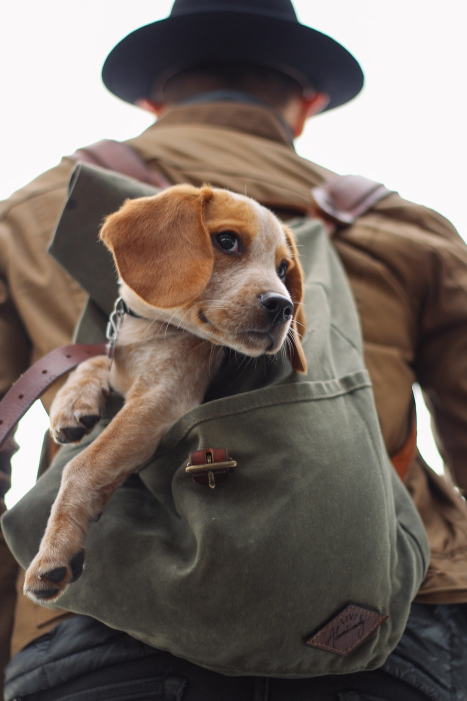
#> input picture DATA/dog_backpack.jpg, 934 x 1401 px (shown at 1/2 size)
$ jupyter execute 'Session 7 - Image Basics Assessment.ipynb'
#> lines starting #> are read from the running program, lines starting #| are printed output that depends on the picture
<a href="https://www.pieriandata.com"></a>

# Image Basics Assessment
---
**Complete the Tasks in bold below. Keep in mind, you may need to run some of these tasks as Python scripts.**

#### TASK: Open the *dog_backpack.jpg* image from the DATA folder and display it in the notebook. Make sure to correct for the RGB order.

[cell 1]
import cv2
import numpy as np
import matplotlib.pyplot as plt

[cell 2]
img = cv2.imread('../DATA/dog_backpack.jpg')
#> img is the input picture: shape (1401, 934, 3); mean B, G, R 99.5, 106.7, 118.1

[cell 3]
plt.imshow(img)

[cell 4]
fixed_image = cv2.cvtColor(img, cv2.COLOR_BGR2RGB)
plt.imshow(fixed_image)

#### TASK: Flip the image upside down and display it in the notebook.

[cell 5]
flippedimage = cv2.flip(fixed_image,-1)
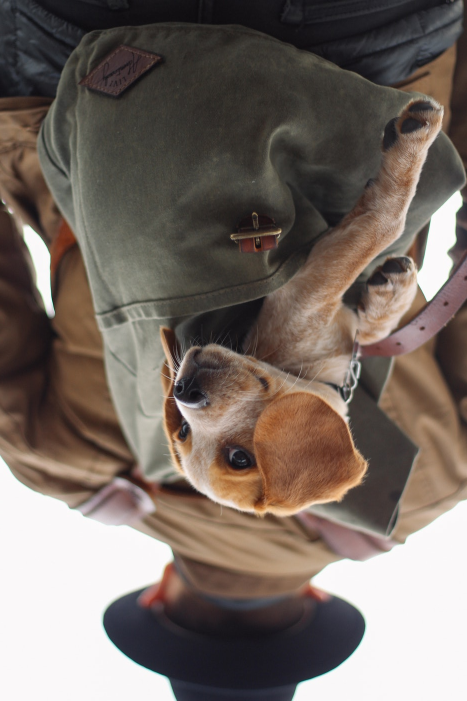
#> flippedimage: shape (1401, 934, 3) (shown at 1/2 size); mean R, G, B 118.1, 106.7, 99.5
plt.imshow(flippedimage)

#### TASK: Draw an empty RED rectangle around the dogs face and display the image in the notebook.

[cell 6]
rected = cv2.rectangle(fixed_image, (200,300), (650, 750), (255,0,0), 5)
plt.imshow(rected)

#### TASK: Draw a BLUE TRIANGLE in the middle of the image. The size and angle is up to you, but it should be a triangle (three sides) in any orientation.

[cell 7]
vertices = np.array([ [250, 1200], [750, 1200], [500, 200] ], np.int32)
pts = vertices.reshape(-1, 1, 2)
drawn = cv2.polylines(rected, [pts], True, (0, 0, 255), 3)
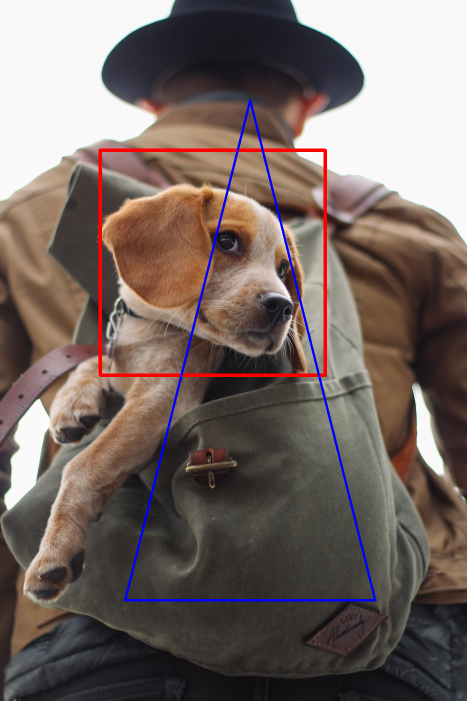
#> drawn: shape (1401, 934, 3) (shown at 1/2 size); mean R, G, B 118.3, 104.7, 100.1
plt.imshow(drawn)

### BONUS TASK. Can you figure our how to fill in this triangle? It requires a different function that we didn't show in the lecture! See if you can use google search to find it.

[CLICK ME FOR A DIRECT LINK TO THE HINT](https://docs.opencv.org/3.0-beta/modules/imgproc/doc/drawing_functions.html#fillpoly)

[cell 8]
drawnFill = cv2.fillPoly(drawn, [pts], (0, 0, 255))
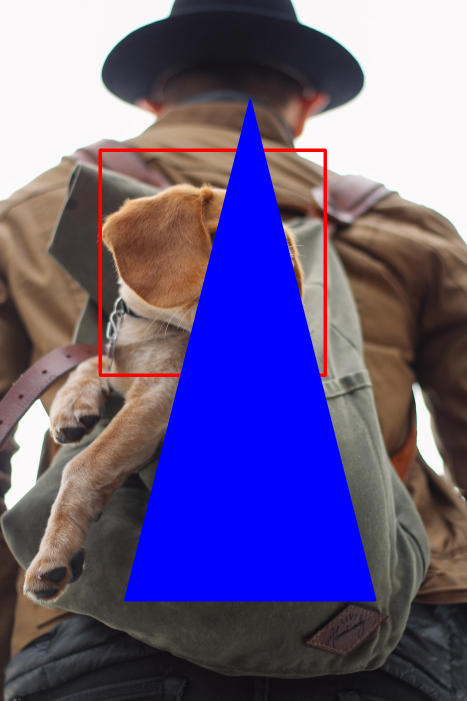
#> drawnFill: shape (1401, 934, 3) (shown at 1/2 size); mean R, G, B 102.6, 91.1, 135.6
plt.imshow(drawnFill)

#### TASK: (NOTE: YOU WILL NEED TO RUN THIS AS A SCRIPT). Create a script that opens the picture and allows you to draw empty red circles whever you click the RIGHT MOUSE BUTTON DOWN.

[cell 9]
# Function #
def draw_Circle(event, x, y, flags, params):
    if event == cv2.EVENT_RBUTTONDOWN:
        cv2.circle(flippedimage, (x, y), 10, (0, 0, 255), 4)

cv2.namedWindow(winname='Canvas')
cv2.setMouseCallback('Canvas', draw_Circle)

while True:
    cv2.imshow('Canvas', flippedimage)
    if cv2.waitKey(1) & 0xFF == 27:
#> (key Esc is pressed here)

$ run again, with DATA/00-puppy.jpg copied over DATA/dog_backpack.jpg
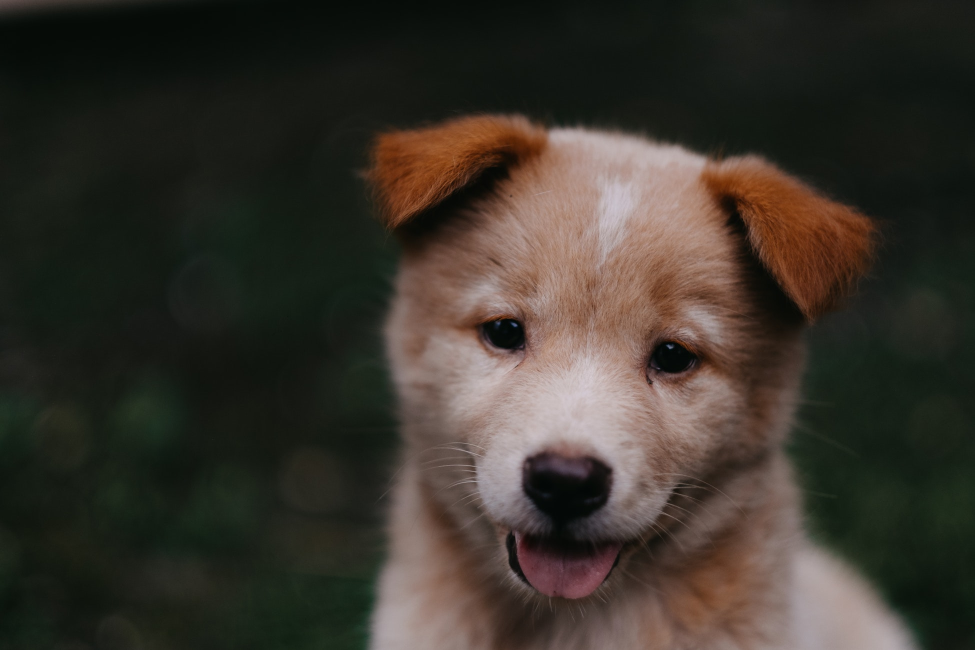
#> input picture DATA/00-puppy.jpg, 1950 x 1300 px (shown at 1/2 size)
#> img is the input picture: shape (1300, 1950, 3); mean B, G, R 43.8, 51.8, 57.3
#> `flippedimage = cv2.flip(fixed_image,-1)`:
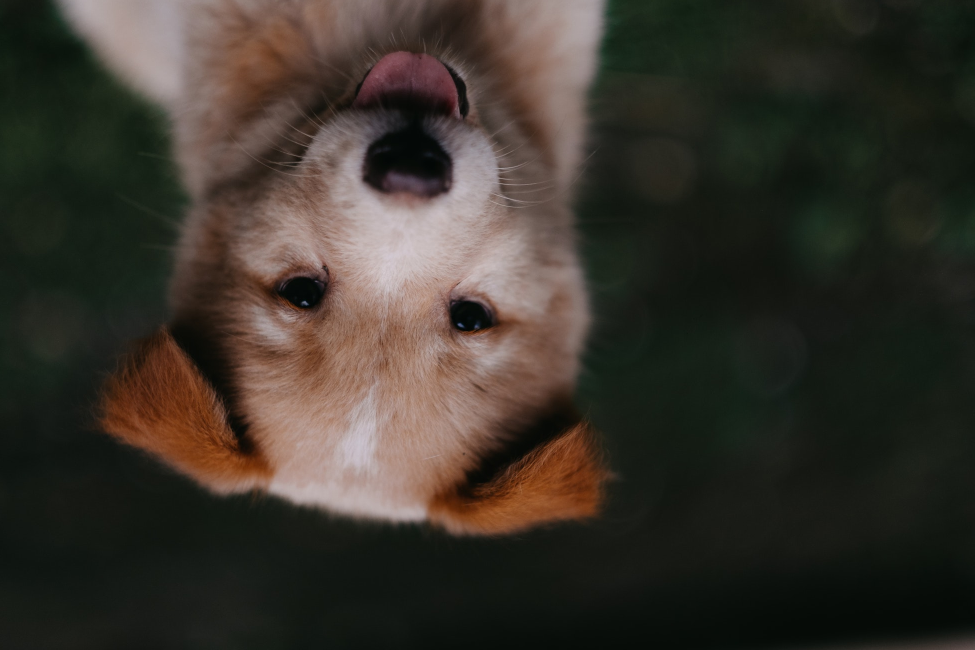
#> flippedimage: shape (1300, 1950, 3) (shown at 1/2 size); mean R, G, B 57.3, 51.8, 43.8
#> `drawnFill = cv2.fillPoly(drawn, [pts], (0, 0, 255))`:
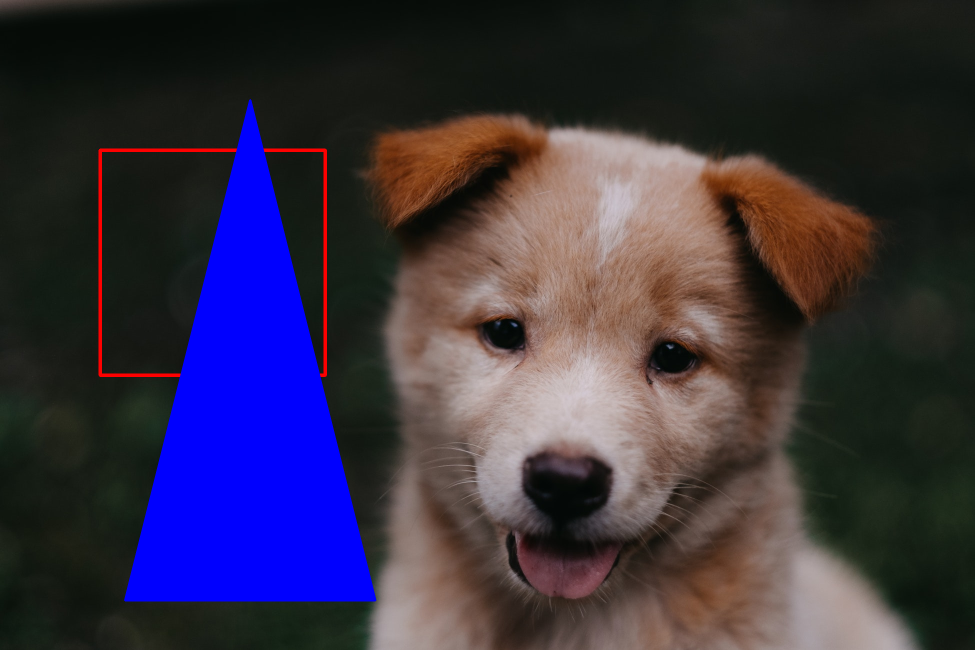
#> drawnFill: shape (1300, 1950, 3) (shown at 1/2 size); mean R, G, B 55.7, 48.6, 67.1

$ run again, with DATA/Denis_Mukwege.jpg copied over DATA/dog_backpack.jpg
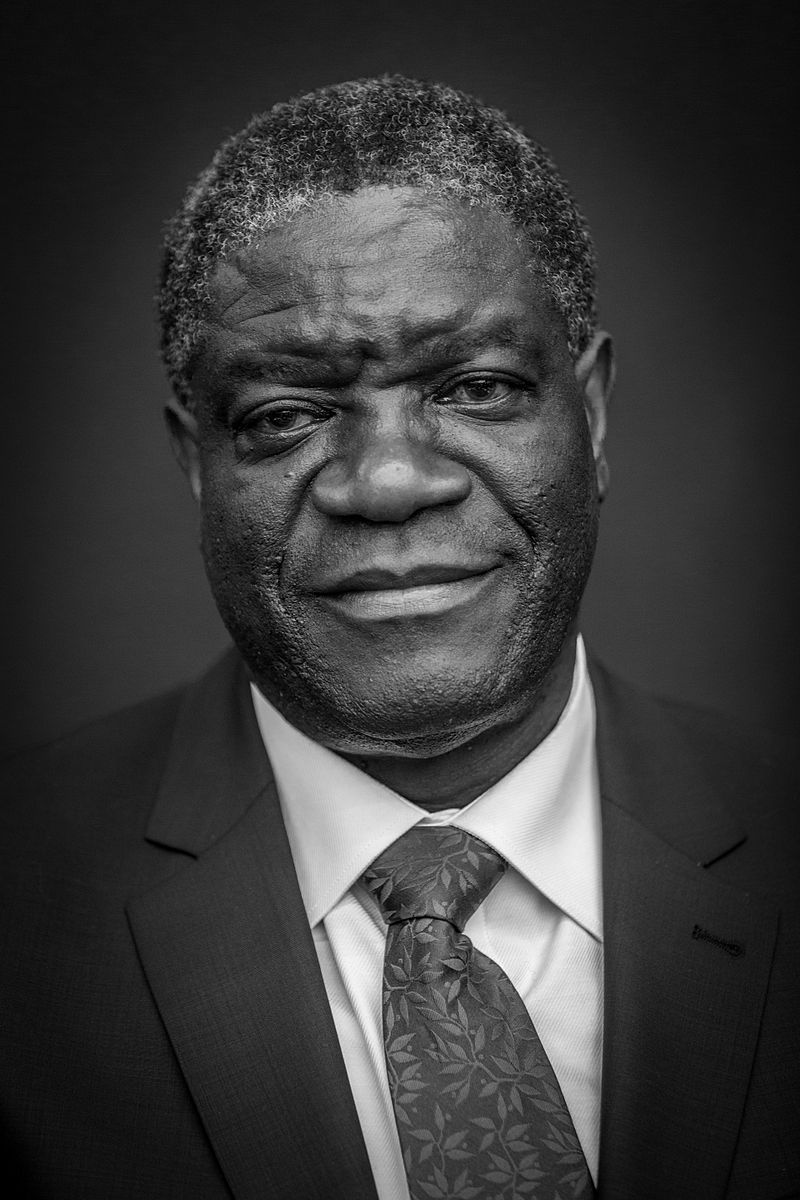
#> input picture DATA/Denis_Mukwege.jpg, 800 x 1200 px
#> img is the input picture: shape (1200, 800, 3); min 0, max 255, mean 58.8
#> `flippedimage = cv2.flip(fixed_image,-1)`:
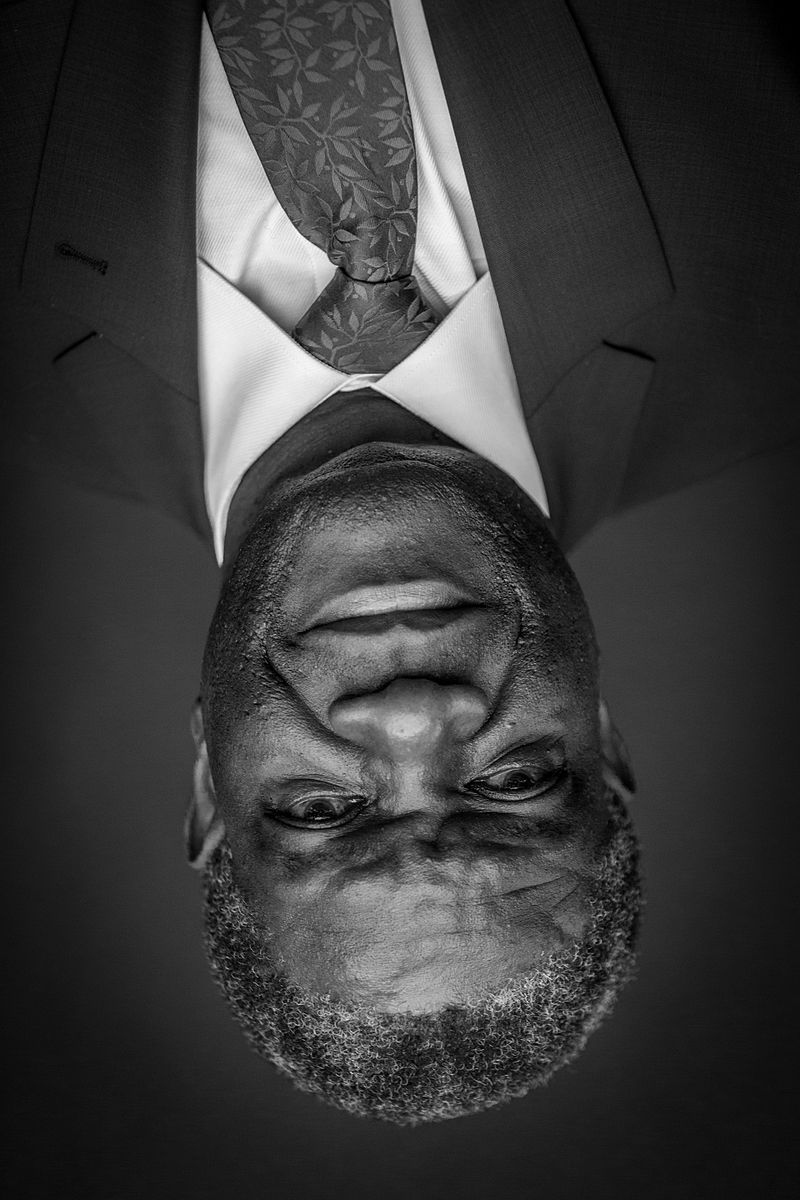
#> flippedimage: shape (1200, 800, 3); min 0, max 255, mean 58.8
#> `drawnFill = cv2.fillPoly(drawn, [pts], (0, 0, 255))`:
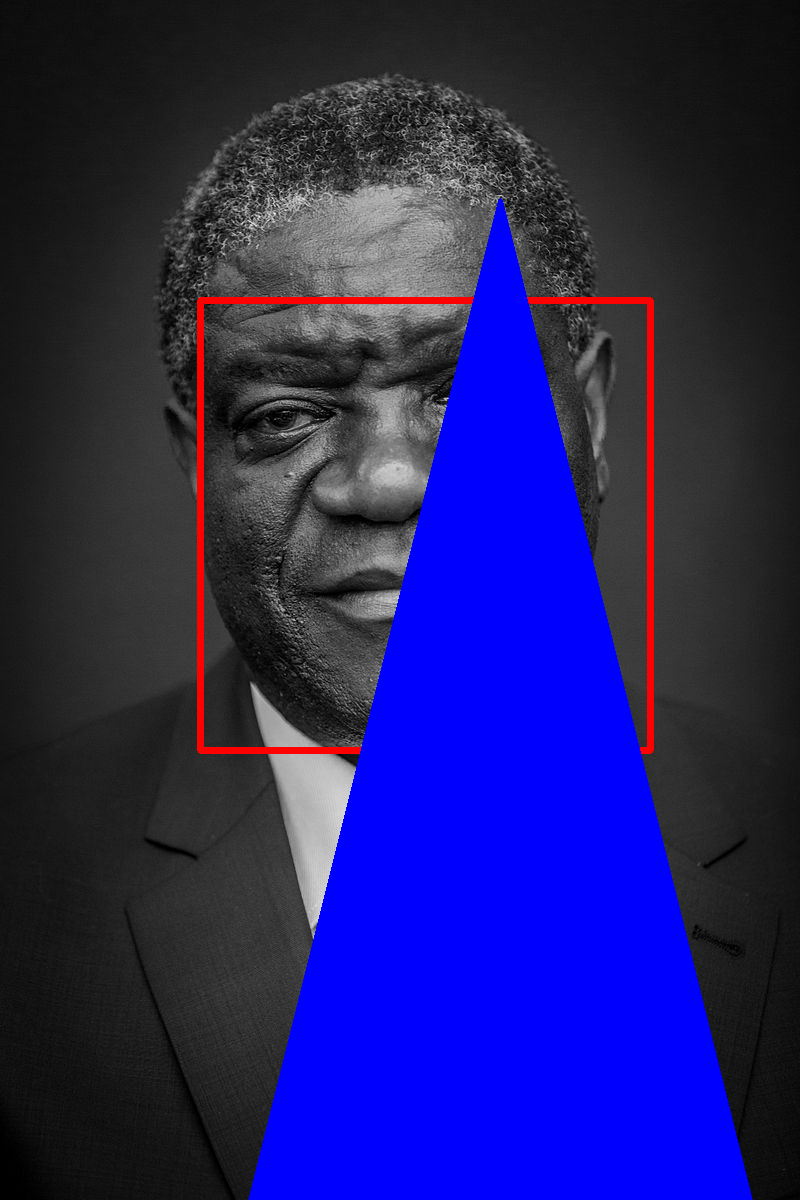
#> drawnFill: shape (1200, 800, 3); mean R, G, B 36, 33.3, 100.9

$ run again, with DATA/Nadia_Murad.jpg copied over DATA/dog_backpack.jpg
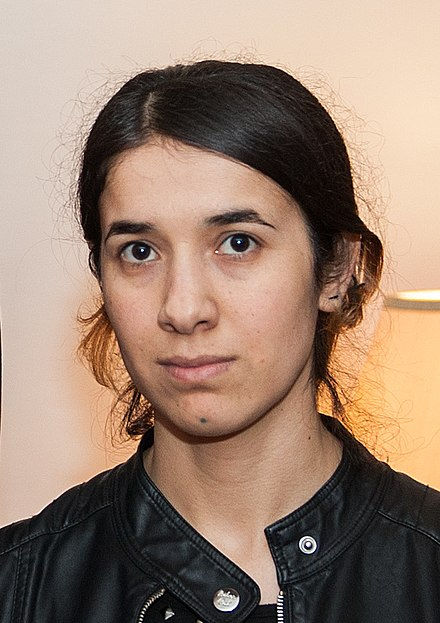
#> input picture DATA/Nadia_Murad.jpg, 440 x 623 px
#> img is the input picture: shape (623, 440, 3); mean B, G, R 112.7, 129.2, 153.8
#> `flippedimage = cv2.flip(fixed_image,-1)`:
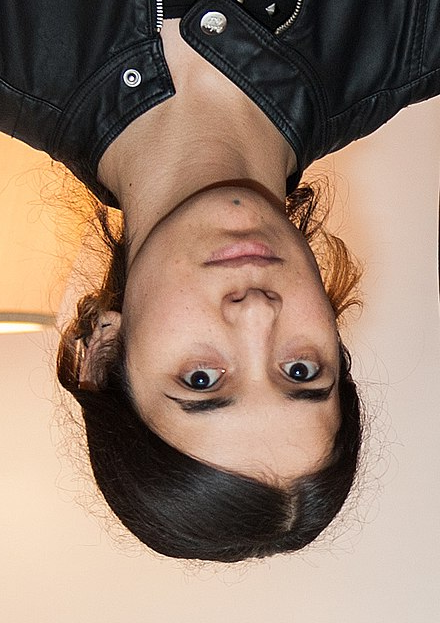
#> flippedimage: shape (623, 440, 3); mean R, G, B 153.8, 129.2, 112.7
#> `drawn = cv2.polylines(rected, [pts], True, (0, 0, 255), 3)`:
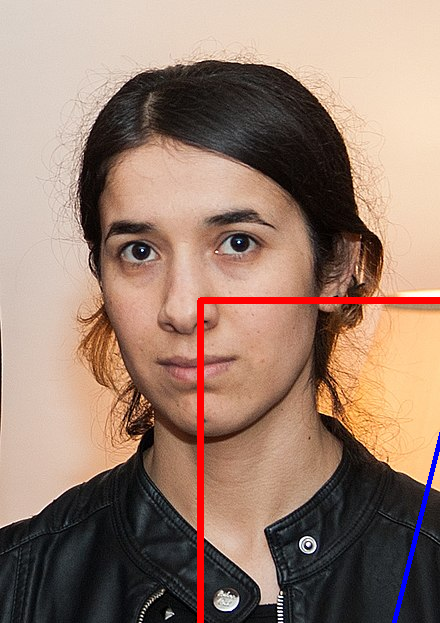
#> drawn: shape (623, 440, 3); mean R, G, B 154.9, 127.2, 111.9
